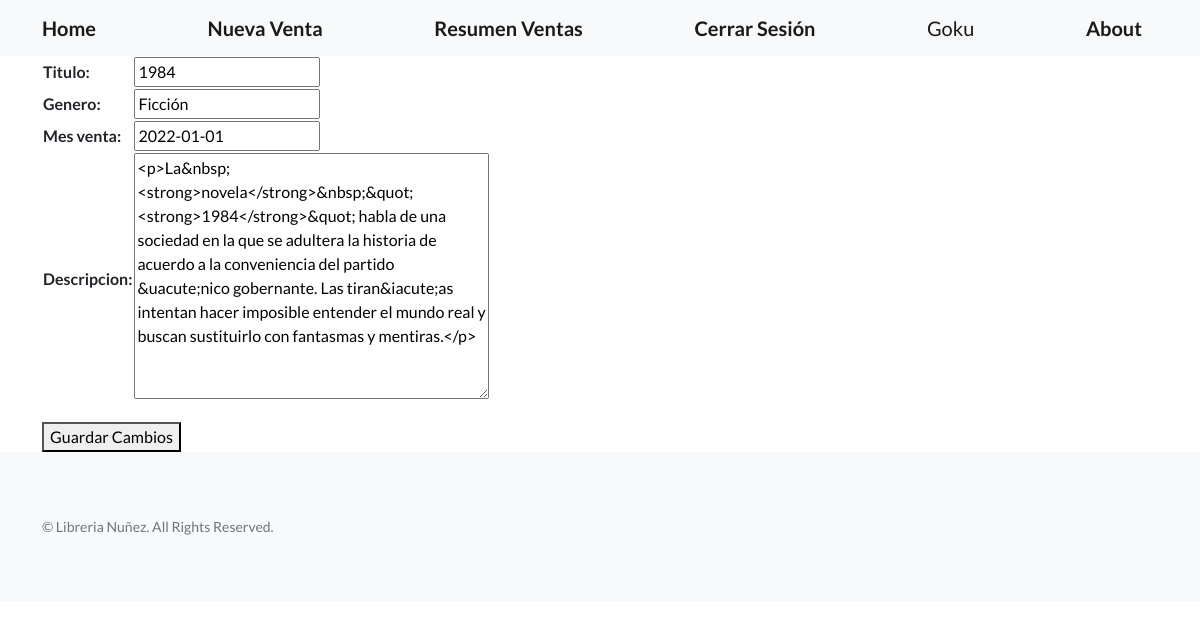
/editar-venta/2 (signed in), run on the app's committed database.
### home/models.py (models this page shows, shortened)
class Libreria(models.Model):
    titulo = models.CharField(max_length=30)
    genero = models.CharField(max_length=30)
    mes_venta = models.DateField()
    descripcion = RichTextField(null=True)

### home/views.py (the view)
# urls.py: path('editar-venta/<int:pk>', views.EditarVenta.as_view(), name="editar_venta"),
class EditarVenta(LoginRequiredMixin, UpdateView):
    model = Libreria
    success_url = '/resumen-ventas/'
    template_name = 'home/editar_venta_cbv.html'
    fields =['titulo', 'genero', 'mes_venta', 'descripcion']

### home/templates/home/editar_venta_cbv.html (shortened to what this page needs)
{% extends 'home/base.html' %}
{% block mi_contenido %}
<form action={% url 'editar_venta' libreria.id %} method="POST">
    <table>
        {{form}}
    </table>
<button>Guardar Cambios</button>
</form>
{% endblock mi_contenido %}

### home/templates/home/base.html (shortened to what this page needs)
<!DOCTYPE html>
<html lang="en">
    <head>
        {% load static %}
        <link href={% static 'css/styles.css' %} rel="stylesheet" />
    </head>
    <body>
        <nav class="navbar navbar-light bg-light static-top">
            <div class="container">
                <a class="navbar-brand" href={% url 'index' %}><B>Home</B></a>
                <a class="navbar-brand" href={% url 'nueva_venta' %}><B>Nueva Venta</B></a>
                <a class="navbar-brand" href={% url 'resumen_ventas' %}><B>Resumen Ventas</B></a>
                {% if request.user.is_authenticated %}
                    <a class="navbar-brand" href={% url 'logout' %}><B>Cerrar Sesión</B></a>
                    <a class="navbar-brand" href={% url 'perfil' %}>{{request.user.username}}</a>
                                    {% else %}
                    <a class="navbar-brand" href={% url 'login' %}><B>Iniciar Sesión</B></a>
                    <a class="navbar-brand" href={% url 'registrar' %}><B>Nuevo Usuario</B></a>
                {% endif %}
                <a class="navbar-brand" href={% url 'about' %}><B>About</B></a>
            </div>
        </nav>
        <div class="container">
        {% block mi_contenido  %}
        {% endblock mi_contenido %}
        </div>
        <footer class="footer bg-light">
            <div class="container">
                <div class="row">
                        <p class="text-muted small mb-4 mb-lg-0">&copy; Libreria Nuñez. All Rights Reserved.</p>
                </div>
            </div>
        </footer>
    </body>
</html>

### data on the page
Libreria: titulo "1984", genero "Ficción", mes_venta "2022-01-01", descripcion "<p>La&nbsp;<strong>novela</strong>&nbsp;&quot;<strong>1984</strong>&quot; habla de una sociedad en la que se adultera la historia de acuerdo a la conveniencia del partido &uacute;nico gobernante. Las tiran&iacute;as intentan hacer imposible entender el mundo real y buscan sustituirlo con fantasmas y mentiras.</p>"

### other printed values
{{ request.user.username }} "Goku"
